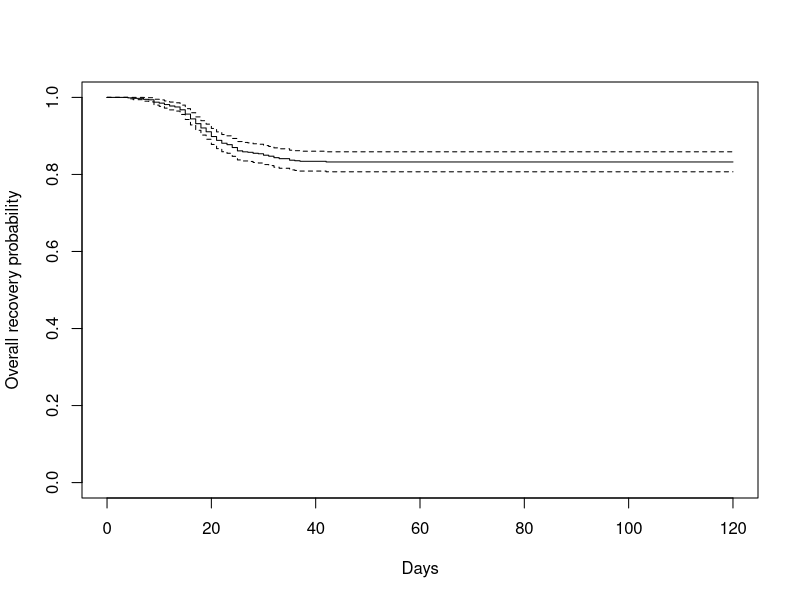
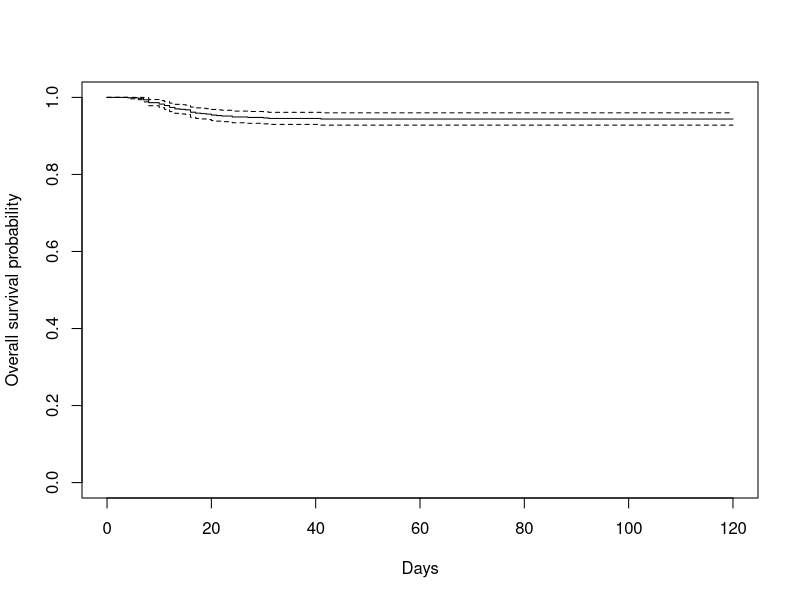
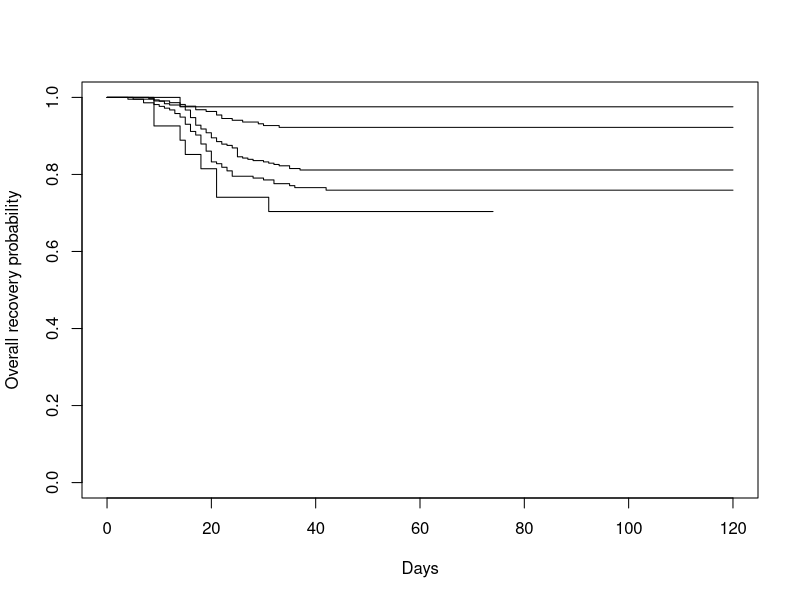

The R script that drew these images, in order: (Note: this script raises an error after producing the figures.)
library(survival) # for survival analysis
library(survminer) # Drawing Survival Curves using 'ggplot2'
library(lubridate) # for data manipulation
setwd("/Users/pranidhiprabhat/Desktop/MSA/Spring/PA/Final\ Project")
library(readxl)

# Data includes both recovery and death cases with death marked as 120 ( infinity)
df = read_excel("death_imputed_DeathAndRecovery.xlsx")
colnames(df)
head(df)
df = df[df$agebin!=0,]


df$Recovery_Time[1:10]
df$RecoveryStatus[1:10]

data = Surv(df$Recovery_Time, df$RecoveryStatus)
datadeath = Surv(df$Survival_Time,df$SurvivalStatus)
data[133:154]

## KM plot for one group
plot(survfit(data ~ 1),xlab = "Days",ylab = "Overall recovery probability")
plot(survfit(datadeath ~ 1),xlab = "Days",ylab = "Overall survival probability")
# Survival Plot-yaxis: chance of not recovering after certain time period
# Now, we can see that the chance of not recovering after 30 days is above 80% & remains constant after that

out = survfit(data ~ 1)
out$time
out$n.event
out$n.censor
out$n.risk

KMdata = cbind(out$time,out$n.event,out$n.censor,out$n.risk)
colnames(KMdata) = c("time","n.event","n.censor","n.risk")
View(KMdata) #Imp-Read the table
dim(df)


## KM plot for two groups -i.e include some explanatory variables
plot(survfit(data ~ df$agebin),xlab = "Days",ylab = "Overall recovery probability") #- survival curve calculation
ggsurvplot(survfit(data ~ df$agebin),data = df)

plot(survfit(datadeath ~ df$agebin),xlab = "Days",ylab = "Overall Survival probability") #- survival curve calculation
ggsurvplot(survfit(datadeath ~ df$agebin),data = df)


survdiff(data ~ df$gender12) 


## naive way:  
n = nrow(df)
sum(df$Recovery_Time[df$RecoveryStatus==2]<30) ## 44 dead by end of 30 days i.e. underestimation of death out of my sample
1-42/n ## 95.13% is the survial rate after 30 days ## i.e over-estimated survival rate by using naive way
table(df$RecoveryStatus)
#coz we don't get to observe death time for every individual coz there are some people who are censored
#i.e we don't get to observe their survival time

#Solution: Survival Curve Plot (See from X to Y)
summary(survfit(data ~ 1), times = 30.25) ## 30 days survival rate = 95.4%% which is equal to the naive way calculation because of the less sample data
#or we can extract the survival probability from the output and check in the data set
out = survfit(data ~ 1)

# or use  : use any one 
KMdata = cbind(out$time,out$n.event,out$n.censor,out$n.risk,out$surv)
colnames(KMdata) = c("time","n.event","n.censor","n.risk","recovery rate")
View(KMdata) # Read the table


######################################################
##
##  part II: cox regression model and hazard ratio - helps us to evaluate how a varaible will have an effect on the survival rate
##
########################################################

out2 = coxph(Surv(Recovery_Time, RecoveryStatus) ~ gender12, data = df)
out2
#firstly, p is low, so gender is very useful in terms of explaining the survival time which is the
#same conclusion we get by running the log rank test

# higher HR means faster the death/failure rate
# HR =0.3639 ration between hazard for female vs hazard for male
#Since .36 < 1 it means that the hazard for female is less than hazard for male
#Dying Rate for female is 0.36 times as that of male at any given time

ggforest(out2, data = df)

#Model Evaluation

#install.packages("tidyverse")
library("tidyverse")
#install.packages("purrr")
#require("purrr")
#require(dplyr)
## https://github.com/tidyverse/tibble/issue s/395
## Used for the dataset.
library(survival)
## Used for visualizaiton.
library(survminer)

## Plot
ggsurvplot(survfit(Surv(Recovery_Time, RecoveryStatus) ~ 1,data = df), risk.table = TRUE,break.time.by = 120)
